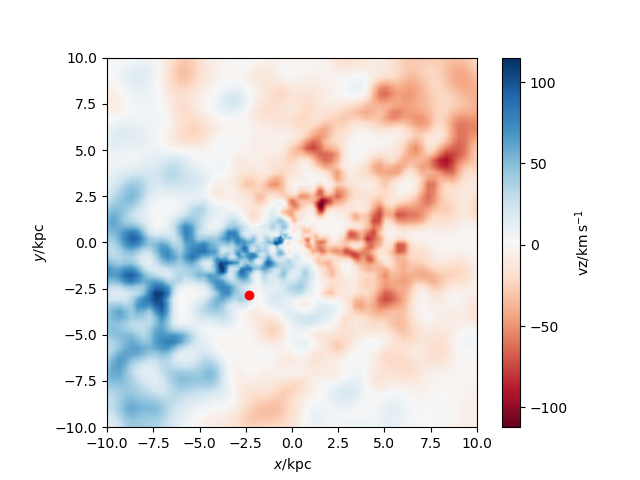

Python code for this plot:
#galaxy 239 GG Gas velocity code
import pynbody
import numpy as np
import pynbody.plot.sph as sph
import matplotlib.pyplot as plt

#loading snapshot
s=pynbody.load('/mnt/data0/jillian/gguaman/r239/cosmo25p.768sg1bwK1BHe75.007779')

#setting to physical units
s.physical_units()

#centering halo
#pynbody.analysis.angmom.faceon(s)
pynbody.analysis.angmom.sideon(s)

#creating star velocity plot
sph.image(s.g,qty="vz",width='20 kpc',cmap="RdBu", log=False, units='km s**-1')

#function to find BH
def findBH(s):
    BHfilter=pynbody.filt.LowPass('tform',0.0)
    BH=s.stars[BHfilter]
    return BH
BH=findBH(s)
print("The number of black holes is:",len(BH))

BHposition = BH['pos']
#print("The black hole's postion is", BHposition)
print("The BHs position is",BH['pos'].in_units('kpc'))

for i in range(len(BH)):
    #putting BH x in column
    BHx=BHposition[[i],0]
   #putting BH y in column
    BHy=BHposition[[i],1]
   #putting BH z in column
    BHz=BHposition[[i],2]
    plt.plot(BHx,BHy, 'ro')

#plt.show()
plt.savefig("galaxy239_GasVelGG.png")
